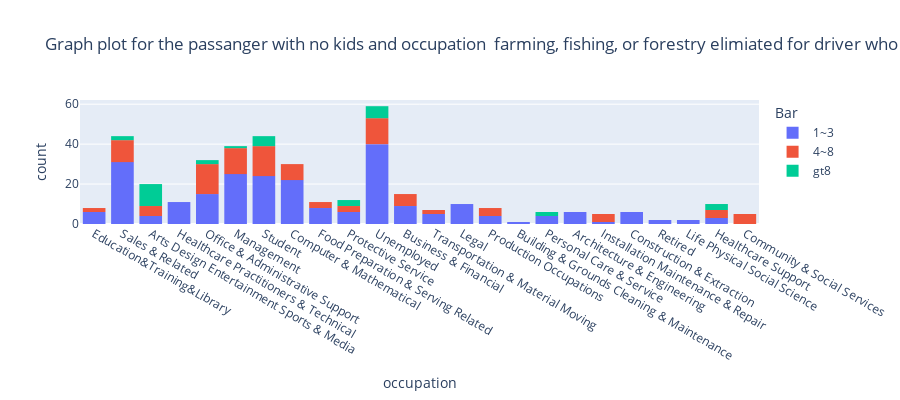

Source (notebook cell):
### Code cell
fig = px.histogram(Accepted_occ_and_pass, x = 'occupation',height = 400, color = 'Bar', title='Graph plot for the passanger with no kids and occupation  farming, fishing, or forestry elimiated for driver who visit the bar more than once ')

fig.show()
fig.write_html('artifacts/occupation.png')

### Figure 1 — Plotly figure (JSON) as saved in the notebook; plotly's stock layout.template omitted (floating-point values rounded to 4 significant figures; data arrays with more than 128 entries replaced by an {"elided": "..."} marker saying what was removed)
{"data": [{"alignmentgroup": "True", "bingroup": "x", "hovertemplate": "Bar=1~3<br>occupation=%{x}<br>count=%{y}<extra></extra>", "legendgroup": "1~3", "marker": {"color": "#636efa", "pattern": {"shape": ""}}, "name": "1~3", "offsetgroup": "1~3", "orientation": "v", "showlegend": true, "type": "histogram", "x": {"elided": "245 str values"}, "xaxis": "x", "yaxis": "y"}, {"alignmentgroup": "True", "bingroup": "x", "hovertemplate": "Bar=4~8<br>occupation=%{x}<br>count=%{y}<extra></extra>", "legendgroup": "4~8", "marker": {"color": "#EF553B", "pattern": {"shape": ""}}, "name": "4~8", "offsetgroup": "4~8", "orientation": "v", "showlegend": true, "type": "histogram", "x": ["Unemployed", "Computer & Mathematical", "Transportation & Material Moving", "Transportation & Material Moving", "Business & Financial", "Unemployed", "Food Preparation & Serving Related", "Unemployed", "Food Preparation & Serving Related", "Office & Administrative Support", "Office & Administrative Support", "Office & Administrative Support", "Management", "Management", "Office & Administrative Support", "Office & Administrative Support", "Business & Financial", "Sales & Related", "Unemployed", "Sales & Related", "Unemployed", "Sales & Related", "Computer & Mathematical", "Computer & Mathematical", "Healthcare Support", "Business & Financial", "Business & Financial", "Healthcare Support", "Food Preparation & Serving Related", "Healthcare Support", "Unemployed", "Unemployed", "Sales & Related", "Sales & Related", "Computer & Mathematical", "Healthcare Support", "Computer & Mathematical", "Office & Administrative Support", "Office & Administrative Support", "Sales & Related", "Installation Maintenance & Repair", "Installation Maintenance & Repair", "Education&Training&Library", "Student", "Protective Service", "Production Occupations", "Production Occupations", "Production Occupations", "Management", "Management", "Protective Service", "Protective Service", "Production Occupations", "Student", "Student", "Installation Maintenance & Repair", "Sales & Related", "Office & Administrative Support", "Student", "Management", "Sales & Related", "Sales & Related", "Sales & Related", "Office & Administrative Support", "Student", "Student", "Management", "Management", "Student", "Student", "Student", "Office & Administrative Support", "Office & Administrative Support", "Sales & Related", "Office & Administrative Support", "Office & Administrative Support", "Arts Design Entertainment Sports & Media", "Management", "Student", "Student", "Office & Administrative Support", "Community & Social Services", "Student", "Unemployed", "Unemployed", "Student", "Management", "Management", "Management", "Arts Design Entertainment Sports & Media", "Management", "Computer & Mathematical", "Unemployed", "Unemployed", "Computer & Mathematical", "Computer & Mathematical", "Arts Design Entertainment Sports & Media", "Student", "Education&Training&Library", "Community & Social Services", "Unemployed", "Community & Social Services", "Management", "Office & Administrative Support", "Unemployed", "Student", "Arts Design Entertainment Sports & Media", "Community & Social Services", "Community & Social Services", "Business & Financial", "Business & Financial", "Installation Maintenance & Repair", "Arts Design Entertainment Sports & Media"], "xaxis": "x", "yaxis": "y"}, {"alignmentgroup": "True", "bingroup": "x", "hovertemplate": "Bar=gt8<br>occupation=%{x}<br>count=%{y}<extra></extra>", "legendgroup": "gt8", "marker": {"color": "#00cc96", "pattern": {"shape": ""}}, "name": "gt8", "offsetgroup": "gt8", "orientation": "v", "showlegend": true, "type": "histogram", "x": ["Protective Service", "Protective Service", "Protective Service", "Healthcare Support", "Unemployed", "Healthcare Support", "Healthcare Support", "Unemployed", "Unemployed", "Arts Design Entertainment Sports & Media", "Arts Design Entertainment Sports & Media", "Arts Design Entertainment Sports & Media", "Management", "Arts Design Entertainment Sports & Media", "Personal Care & Service", "Student", "Sales & Related", "Sales & Related", "Unemployed", "Unemployed", "Unemployed", "Office & Administrative Support", "Office & Administrative Support", "Student", "Student", "Arts Design Entertainment Sports & Media", "Personal Care & Service", "Arts Design Entertainment Sports & Media", "Arts Design Entertainment Sports & Media", "Arts Design Entertainment Sports & Media", "Arts Design Entertainment Sports & Media", "Arts Design Entertainment Sports & Media", "Arts Design Entertainment Sports & Media", "Student", "Student"], "xaxis": "x", "yaxis": "y"}], "layout": {"barmode": "relative", "height": 400, "legend": {"title": {"text": "Bar"}, "tracegroupgap": 0}, "title": {"text": "Graph plot for the passanger with no kids and occupation  farming, fishing, or forestry elimiated for driver who visit the bar more than once "}, "xaxis": {"anchor": "y", "domain": [0, 1], "title": {"text": "occupation"}}, "yaxis": {"anchor": "x", "domain": [0, 1], "title": {"text": "count"}}}}
